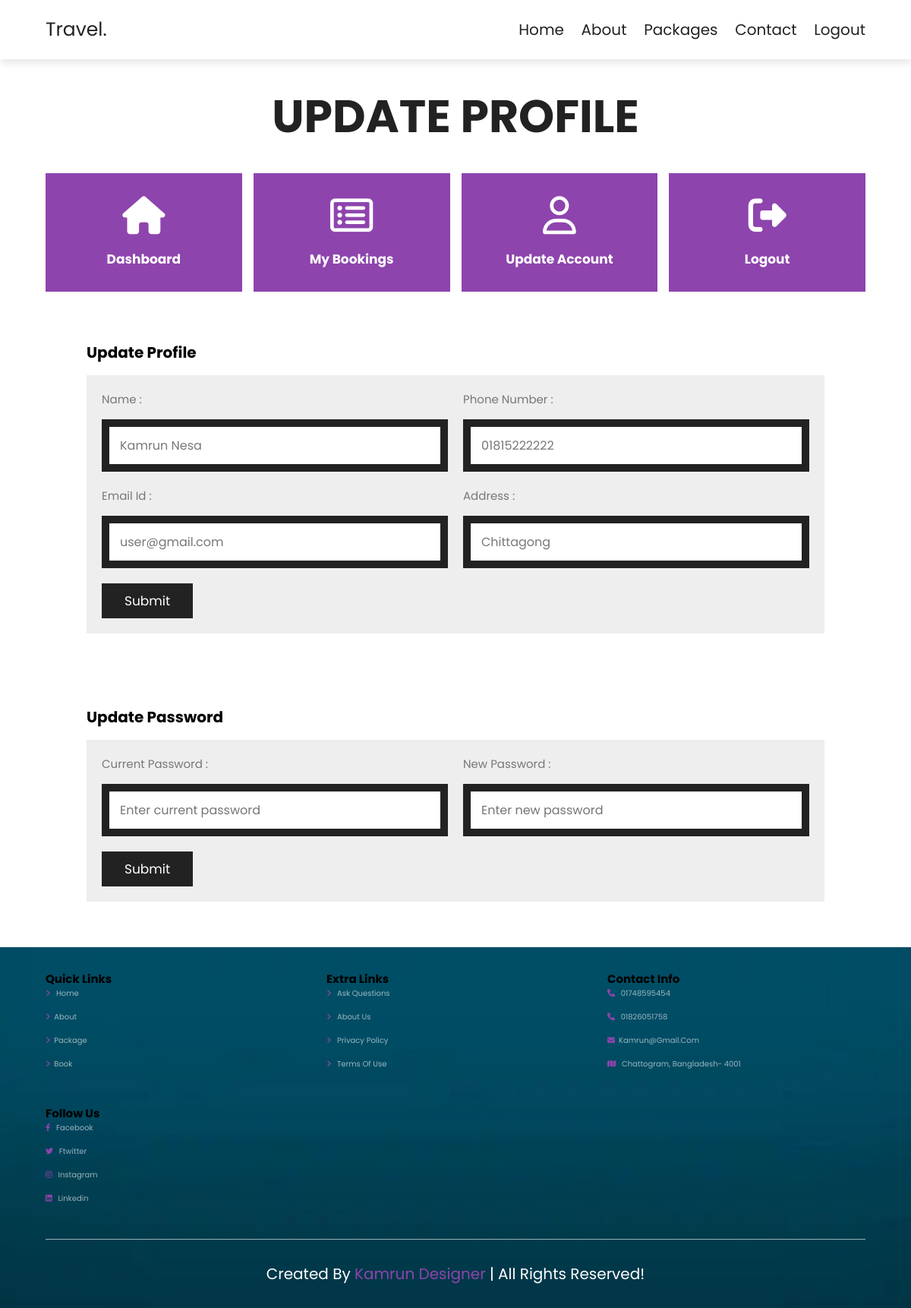
Page /user/account.php (signed in) on the committed database.
### tables this page shows
CREATE TABLE `users` (
  `id` int NOT NULL,
  `name` varchar(50) NOT NULL,
  `phone` varchar(20) NOT NULL,
  `address` varchar(150) NOT NULL,
  `email` varchar(150) NOT NULL,
  `password` varchar(150) NOT NULL,
  `role` enum('admin','user') NOT NULL DEFAULT 'user',
  `status` enum('active','inactive') NOT NULL DEFAULT 'active'
);

### user/account.php (the view, shortened to what this page needs)
<?php
$userId = $_SESSION['user_id'];
$query = mysqli_query($conn, "SELECT * FROM `users` WHERE `id` = '$userId'");
$user = mysqli_fetch_assoc($query);
?>
<!DOCTYPE html>
<html lang="en">
<head>
    <?php include_once './inc/head.php'; ?>
</head>
<body>
    <?php include_once './inc/header.php'; ?>
    <section class="services">
        <h1 class="heading-title">Update Profile</h1>
        <?php include_once "./inc/menu.php"; ?>
        <section class="booking">
            <h1 style="margin-top: 35px; margin-bottom: 15px; font-size: 20px">Update Profile</h1>
            <form action="account.php" method="post" class="book-form">
                <div class="flex">
                    <div class="inputBox">
                        <span>Name :</span>
                        <input type="text" placeholder="Enter your name" name="name" value="<?php echo $user['name']; ?>" required>
                    </div>
                    <div class="inputBox">
                        <span>Phone Number :</span>
                        <input type="number" placeholder="Enter your phone number" name="phone" value="<?php echo $user['phone']; ?>" required>
                    </div>
                    <div class="inputBox">
                        <span>Email Id :</span>
                        <input type="email" placeholder="Enter your email" name="email" value="<?php echo $user['email']; ?>" required>
                    </div>
                    <div class="inputBox">
                        <span>Address :</span>
                        <input type="text" placeholder="Enter your address" name="address" value="<?php echo $user['address']; ?>" required>
                    </div>
                </div>
                <input type="submit" value="submit" class="btn" name="update-profile">
            </form>
        </section>
        <section class="booking">
            <h1 style="margin-top: 35px; margin-bottom: 15px; font-size: 20px">Update Password</h1>
            <form action="account.php" method="post" class="book-form">
                <div class="flex">
                    <div class="inputBox">
                        <span>Current Password :</span>
                        <input type="password" placeholder="Enter current password" name="curr-password" required>
                    </div>
                    <div class="inputBox">
                        <span>New Password :</span>
                        <input type="password" placeholder="Enter new password" name="new-password" required>
                    </div>
                </div>
                <input type="submit" value="submit" class="btn" name="update-password">
            </form>
        </section>
    </section>
    <?php include_once './inc/footer.php'; ?>
</body>
</html>

### rows in the picture
users: name "Kamrun Nesa", phone "01815222222", email "user@gmail.com", address "Chittagong"
